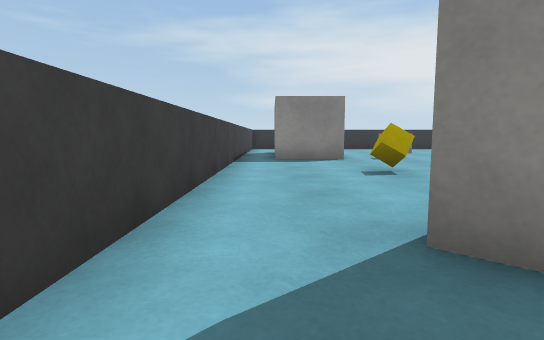
view 1 (above)

16 first-person views from a walk through a 3-D level made in the Unity game engine. The camera is 0.68 m above the floor, tilts 6° down and sees 80° across. The floor is counted in squares, 1 m on a side. Each view is taken from the middle of a square. On the plan, view 1 faces up. The plan holds only what a view shows up to about 10 squares ahead; the rest is blank. The player is left out. Surface patterns are stand-ins for the level's own textures.

view 2
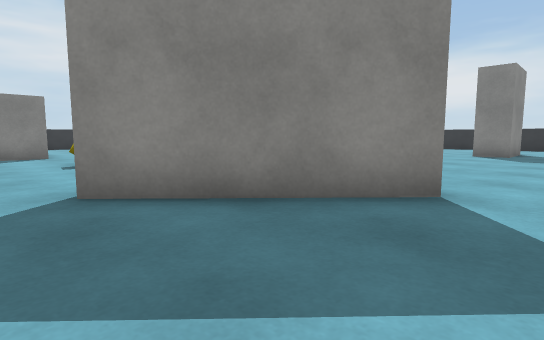

view 3
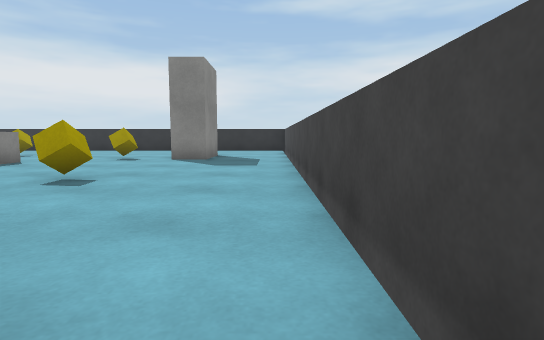

view 4
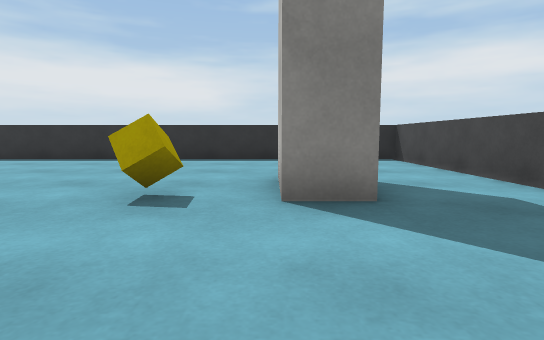

view 5
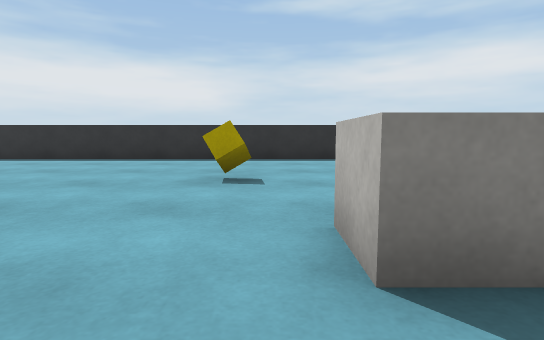

view 6
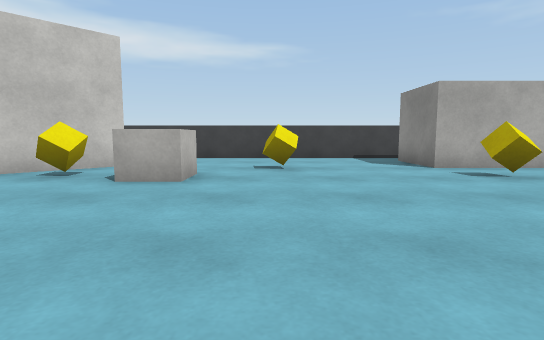

view 7
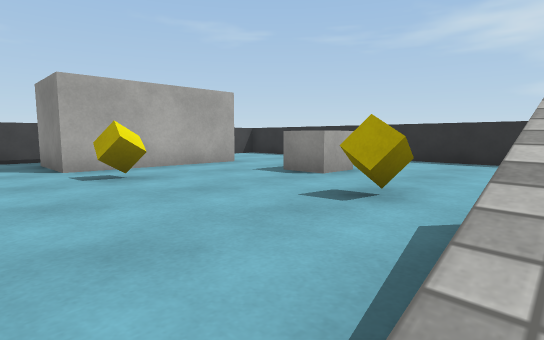

view 8
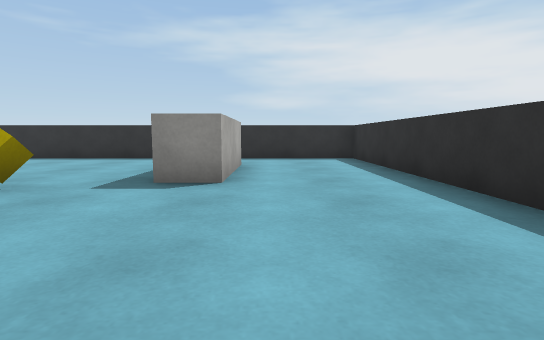

view 9
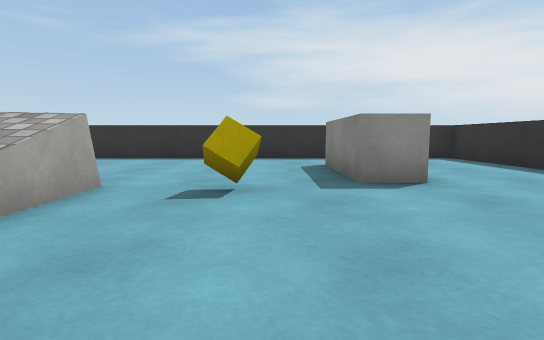

view 10
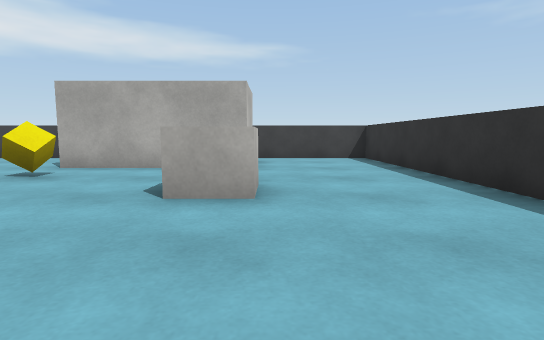

view 11
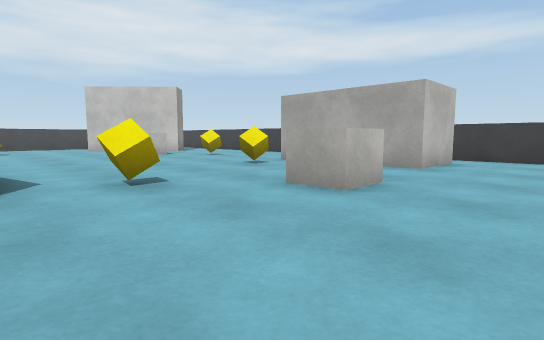

view 12
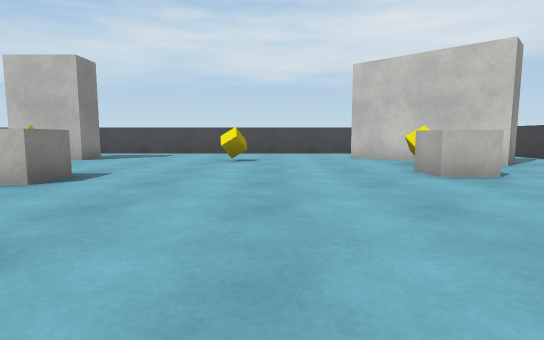

view 13
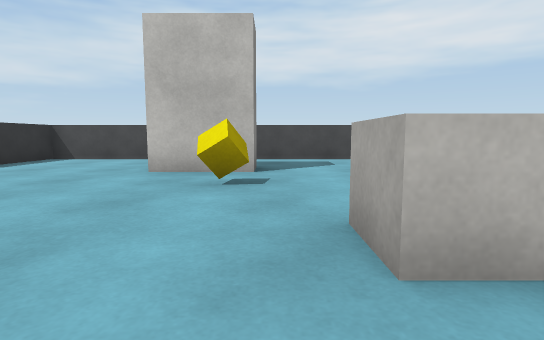

view 14
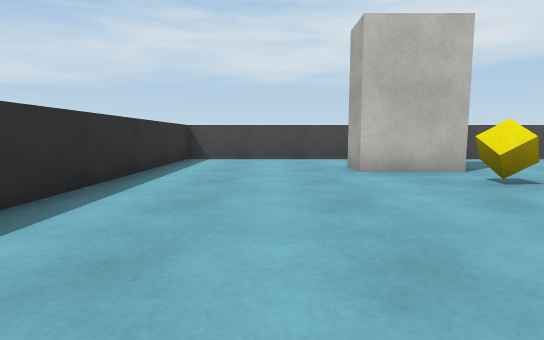

view 15
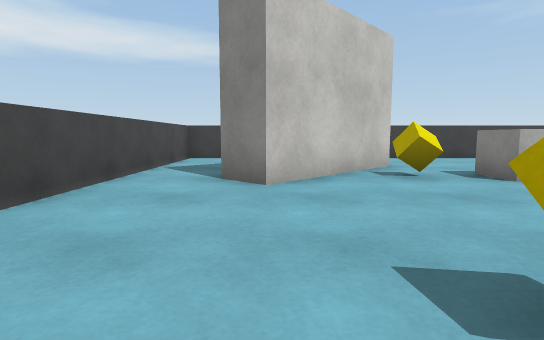

view 16
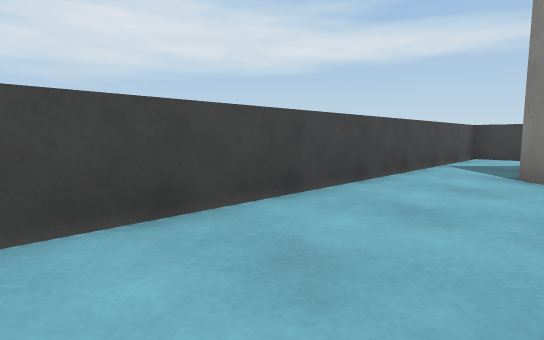

### Floor plan
Points are (right, up) in squares from view 1. A wall is a line through its corners. A room is listed if a view was taken in it or the views show most of it. See-through windows are left out.
Room 1 (views 1, 2, 3, 4, 5, 6, 7, 8, 9, 10, 11, 12, 13, 14, 15, 16)
walls: (4.5, -0.1) (3.9, -0.8) (0.9, 1.9) (1.6, 2.7) (4.5, -0.1); (15.3, 14.8) (15.3, 11.7) (14.3, 11.7) (14.3, 14.8); (-1, 10.1) (-1, -2.6) (18.5, -2.6) (18.5, 16.9) (-1, 16.9) (-1, 13.1); (0, 13.5) (2.1, 13.5) (2.1, 9.5) (0, 9.5)
objects: other object (2, 6); other object (3, 4) to (4, 4); other object (4, 2); other object (4, 10); other object (5, 13) to (5, 14); other object (7, 11); other object (8, 1); other object (11, 5); other object (13, 0) to (14, 1); other object (13, 2); other object (13, 11); other object (14, 7)

Where each view was taken, in squares from view 1:
view 1: 0 up, 0 right, facing up
view 2: 2 down, 0 right, facing up-right
view 3: 2 down, 3 right, facing right
view 4: 1 up, 9 right, facing right
view 5: 6 up, 9 right, facing right
view 6: 6 up, 9 right, facing left
view 7: 8 up, 9 right, facing up-left
view 8: 7 up, 16 right, facing up
view 9: 7 up, 13 right, facing up
view 10: 14 up, 9 right, facing left
view 11: 16 up, 9 right, facing down-left
view 12: 10 up, 7 right, facing down
view 13: 7 up, 12 right, facing down
view 14: 7 up, 16 right, facing down
view 15: 0 up, 9 right, facing left
view 16: 0 up, 10 right, facing down-left
